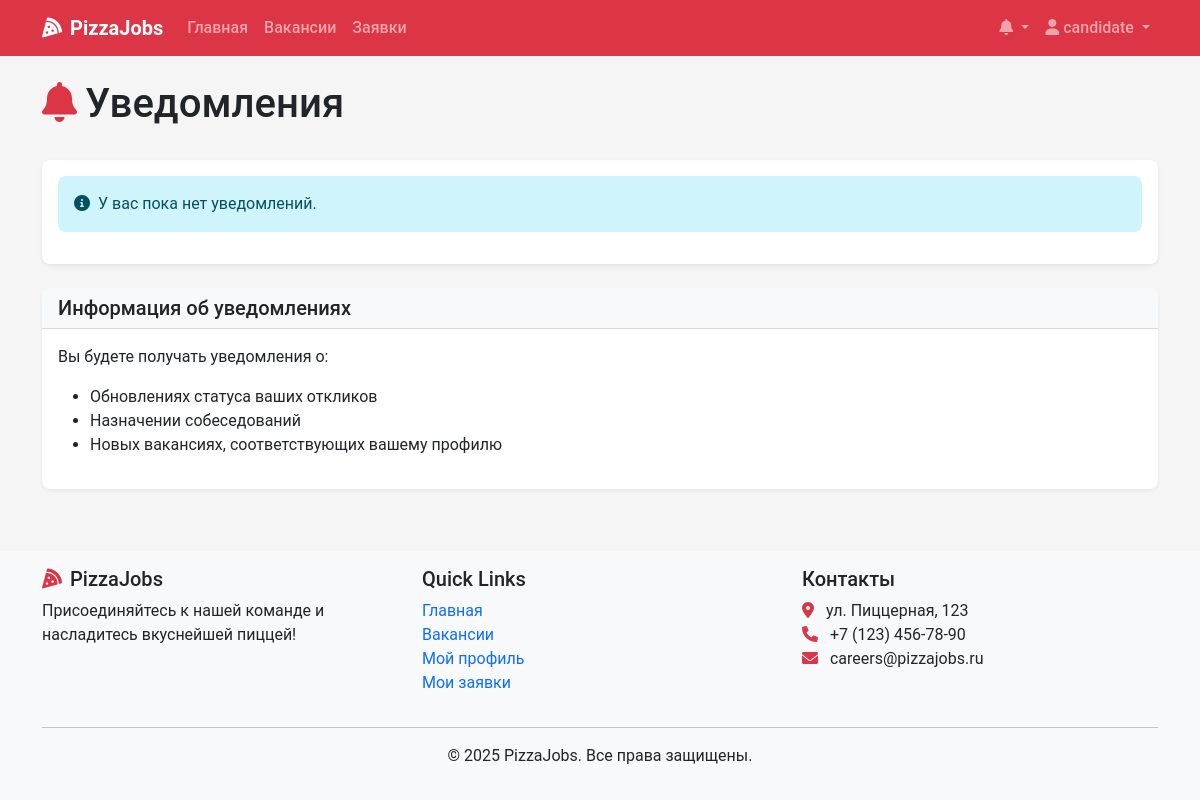
The app's page /notifications/ (signed in), older data.
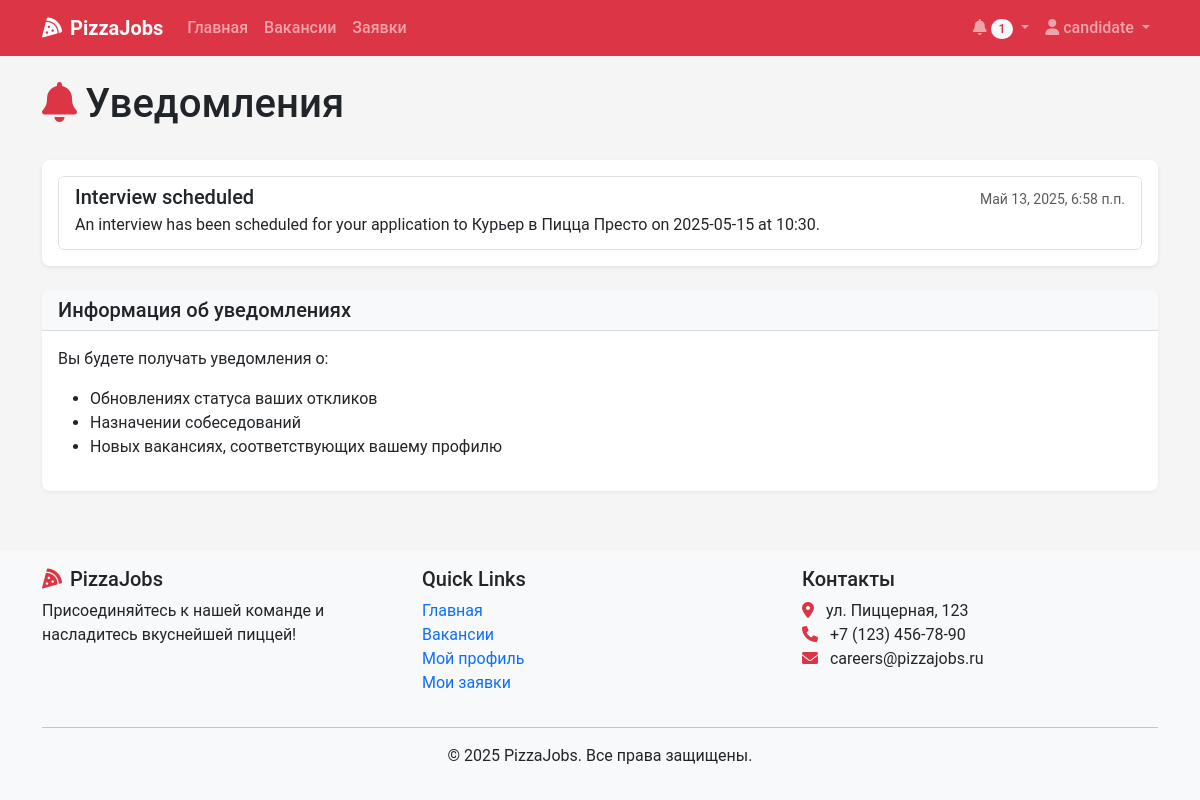
The same page, newer data.
### recruitment/models.py (models this page shows, shortened)
class Notification(models.Model):
    user = models.ForeignKey(User, on_delete=models.CASCADE, related_name='notifications')
    title = models.CharField(max_length=100)
    message = models.TextField()
    read = models.BooleanField(default=False)
    created_at = models.DateTimeField(auto_now_add=True)

### recruitment/views.py (the view, shortened to what this page needs)
# urls.py: path('notifications/', views.notifications, name='notifications'),
@login_required
def notifications(request):
    notifications = Notification.objects.filter(
        user=request.user
    ).order_by('-created_at')
    if request.GET.get('mark_all_read'):
        notifications.update(read=True)
        return redirect('notifications')
    notification_id = request.GET.get('mark_read')
    paginator = Paginator(notifications, 20)
    page_number = request.GET.get('page')
    page_obj = paginator.get_page(page_number)
    context = {
        'page_obj': page_obj,
        'unread_count': notifications.filter(read=False).count(),
    }
    return render(request, 'notifications/list.html', context)

### templates/notifications/list.html (shortened to what this page needs)
{% extends 'base.html' %}
{% block content %}
<div class="container">
    <div class="d-flex justify-content-between align-items-center mb-4">
        <h1><i class="fas fa-bell me-2 text-danger"></i>Уведомления</h1>
    </div>
    <div class="card shadow">
        <div class="card-body">
            {% if page_obj %}
                <div class="list-group">
                    {% for notification in page_obj %}
                        <div class="list-group-item list-group-item-action {% if not notification.read %}fw-bold bg-light{% endif %}">
                            <div class="d-flex w-100 justify-content-between align-items-center">
                                <h5 class="mb-1">
                                    {{ notification.title }}
                                </h5>
                                <small class="text-muted">{{ notification.created_at|date:"M d, Y, g:i a" }}</small>
                            </div>
                            <p class="mb-1">{{ notification.message }}</p>
                        </div>
                    {% endfor %}
                </div>
            {% else %}
                <div class="alert alert-info">
                    <i class="fas fa-info-circle me-2"></i>У вас пока нет уведомлений.
                </div>
            {% endif %}
        </div>
    </div>
    <div class="card shadow-sm mt-4">
        <div class="card-header bg-light">
            <h5 class="mb-0">Информация об уведомлениях</h5>
        </div>
        <div class="card-body">
            <p>Вы будете получать уведомления о:</p>
            <ul>
                {% if user.profile.role == 'CANDIDATE' %}
                    <li>Обновлениях статуса ваших откликов</li>
                    <li>Назначении собеседований</li>
                    <li>Новых вакансиях, соответствующих вашему профилю</li>
                {% elif user.profile.role == 'HR_MANAGER' %}
                    <li>Новых откликах на открытые вакансии</li>
                    <li>Подтверждениях собеседований</li>
                    <li>Изменениях статуса откликов со стороны менеджеров ресторанов</li>
                {% elif user.profile.role == 'RESTAURANT_MANAGER' %}
                    <li>Новых откликах на вакансии вашего ресторана</li>
                    <li>Назначениях собеседований</li>
                    <li>Изменениях статуса откликов со стороны HR</li>
                {% endif %}
            </ul>
        </div>
    </div>
</div>
{% endblock %}

### templates/base.html (shortened to what the changed rows need)
<!DOCTYPE html>
<html lang="ru">
<head>
    <link href="https://cdn.jsdelivr.net/npm/bootstrap@5.3.0-alpha1/dist/css/bootstrap.min.css" rel="stylesheet">
    <link rel="stylesheet" href="https://cdnjs.cloudflare.com/ajax/libs/font-awesome/6.0.0/css/all.min.css">
    <link rel="stylesheet" href="/static/css/main.css">
</head>
<body>
    <nav class="navbar navbar-expand-lg navbar-dark bg-danger sticky-top">
        <div class="container">
            <div class="collapse navbar-collapse" id="navbarNav">
                <ul class="navbar-nav">
                    {% if user.is_authenticated %}
                        <li class="nav-item dropdown">
                            <a class="nav-link dropdown-toggle" href="#" id="notificationDropdown" role="button" data-bs-toggle="dropdown">
                                <i class="fas fa-bell"></i>
                                {% if user.notifications.filter.exists %}
                                <span class="badge rounded-pill bg-light text-danger">
                                    {{ user.notifications.filter.count }}
                                </span>
                                {% endif %}
                            </a>
                        </li>
                        <li class="nav-item dropdown">
                            <a class="nav-link dropdown-toggle" href="#" id="userDropdown" role="button" data-bs-toggle="dropdown">
                                <i class="fas fa-user"></i> {{ user.username }}
                            </a>
                        </li>
                    {% endif %}
                </ul>
            </div>
        </div>
    </nav>
    <main class="py-4">
        {% block content %}{% endblock %}
    </main>
</body>
</html>

Row changes from the older to the newer data that the page shows:
added Notification: title "Interview scheduled", created_at "Май 13, 2025, 6:58 п.п.", message "An interview has been scheduled for your application to Курьер в Пицца Престо on 2025-05-15 at 10:30."
Text that changed along with them:
{{ user.notifications.filter.count }}: (not shown) → "1"
text no longer shown: "У вас пока нет уведомлений."
